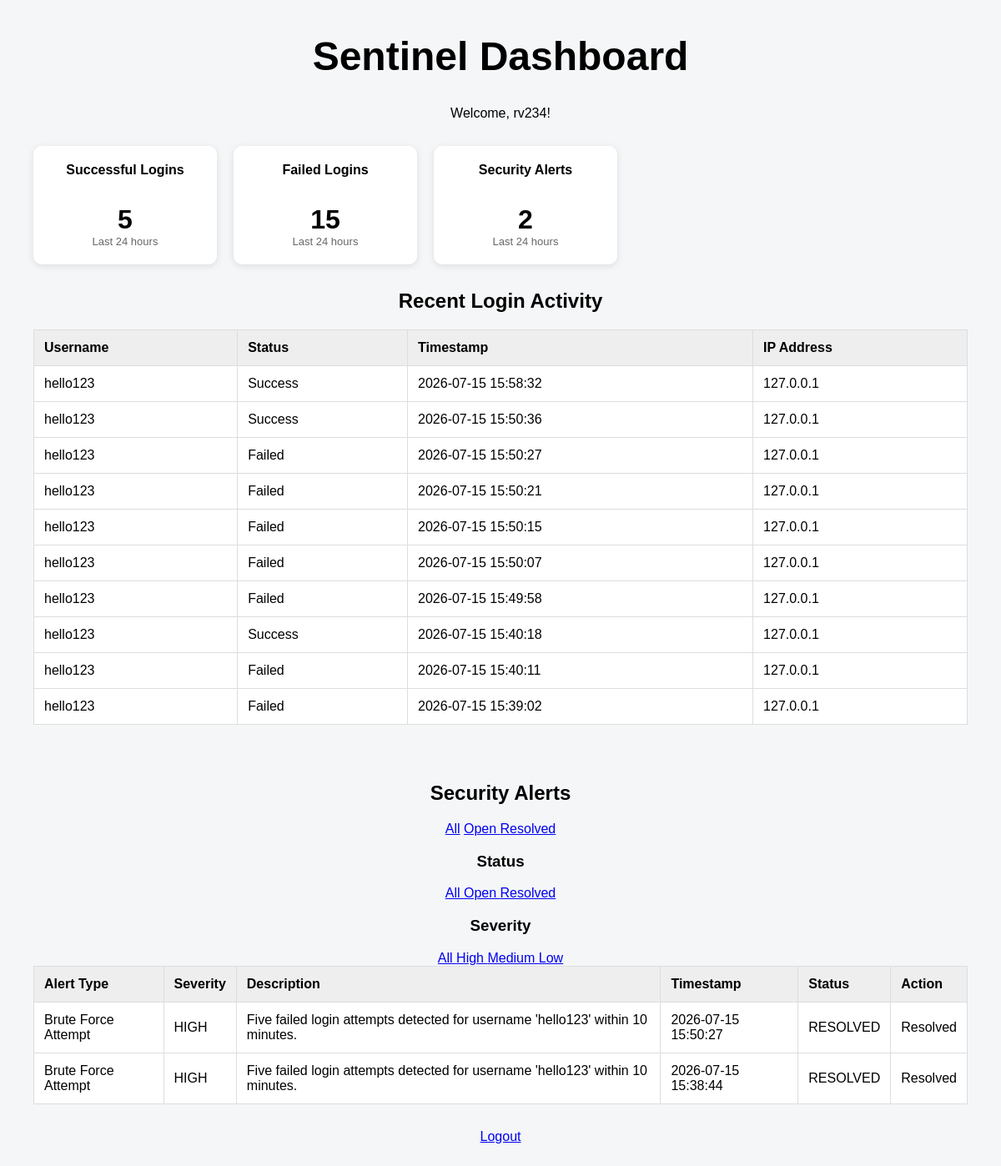
The page /dashboard (signed in) on the database as committed earlier.
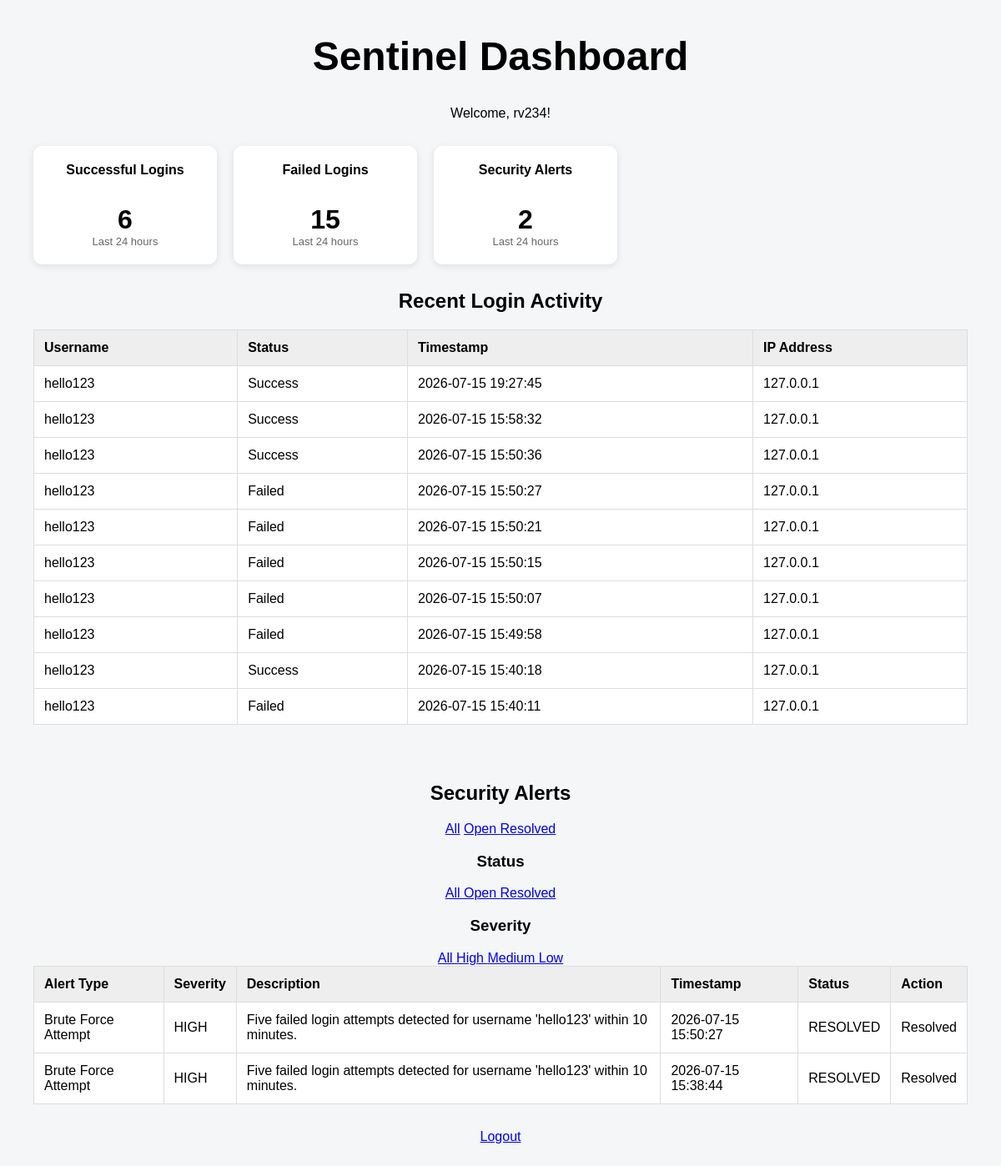
The same page on the database as committed later.
### tables this page shows
CREATE TABLE login_attempts (
            id INTEGER PRIMARY KEY AUTOINCREMENT,
            username TEXT NOT NULL,
            success INTEGER NOT NULL,
            timestamp DATETIME DEFAULT CURRENT_TIMESTAMP,
            ip_address TEXT NOT NULL
        );

CREATE TABLE security_alerts (
            id INTEGER PRIMARY KEY AUTOINCREMENT,
            alert_type TEXT NOT NULL,
            severity TEXT NOT NULL,
            description TEXT NOT NULL,
            timestamp DATETIME DEFAULT CURRENT_TIMESTAMP
        , status TEXT NOT NULL DEFAULT 'OPEN');

### app.py (the view)
@app.route("/dashboard")
def dashboard():
    if "user_id" not in session:
        return redirect(url_for("login"))
    status_filter = request.args.get("status")
    severity_filter = request.args.get("severity")
    if status_filter not in ["OPEN", "RESOLVED"]:
        status_filter = None
    if severity_filter not in ["HIGH", "MEDIUM", "LOW"]:
        severity_filter = None
    attempts = get_recent_login_attempts()
    alerts = get_recent_security_alerts(
        status=status_filter,
        severity=severity_filter
    )
    stats = get_dashboard_stats()
    return render_template(
        "dashboard.html",
        username=session["username"],
        attempts=attempts,
        alerts=alerts,
        stats=stats,
        status_filter=status_filter,
        severity_filter=severity_filter
    )

### database.py (called while the page is built)
def get_recent_login_attempts(limit=10):
    with sqlite3.connect("sentinel.db", timeout=10) as connection:
        cursor = connection.cursor()
        cursor.execute(
            """
            SELECT username, success, timestamp, ip_address
            FROM login_attempts
            ORDER BY timestamp DESC
            LIMIT ?
            """,
            (limit,)
        )
        attempts = cursor.fetchall()
        return attempts

def get_recent_security_alerts(limit=10, status=None, severity=None):
    with sqlite3.connect("sentinel.db", timeout=10) as connection:
        cursor = connection.cursor()
        query = """
            SELECT id, alert_type, severity, description, timestamp, status
            FROM security_alerts
            WHERE 1 = 1
        """
        parameters = []
        if status:
            query += " AND status = ?"
            parameters.append(status)
        if severity:
            query += " AND severity = ?"
            parameters.append(severity)
        query += " ORDER BY timestamp DESC LIMIT ?"
        parameters.append(limit)
        cursor.execute(query, parameters)
        return cursor.fetchall()

### templates/dashboard.html
<link rel="stylesheet" href="{{ url_for('static', filename='style.css') }}">
<body>
    <h1>Sentinel Dashboard</h1>
    <p>Welcome, {{ username }}!</p>
    <div class="stats-container">
        <div class="stat-card">
            <h3>Successful Logins</h3>
            <p>{{ stats["successful_logins"] }}</p>
            <span>Last 24 hours</span>
        </div>
        <div class="stat-card">
            <h3>Failed Logins</h3>
            <p>{{ stats["failed_logins"] }}</p>
            <span>Last 24 hours</span>
        </div>
        <div class="stat-card">
            <h3>Security Alerts</h3>
            <p>{{ stats["total_alerts"] }}</p>
            <span>Last 24 hours</span>
        </div>
    </div>
    <h2>Recent Login Activity</h2>
    <table border="1">
        <tr>
            <th>Username</th>
            <th>Status</th>
            <th>Timestamp</th>
            <th>IP Address</th>
        </tr>
        {% for attempt in attempts %}
        <tr>
            <td>{{ attempt[0] }}</td>
            <td>
                {% if attempt[1] == 1 %}
                    Success
                {% else %}
                    Failed
                {% endif %}
            </td>
            <td>{{ attempt[2] }}</td>
            <td>{{ attempt[3] }}</td>
        </tr>
        {% endfor %}
    </table>
    <br>
    <h2>Security Alerts</h2>
        <div class="filters">
            <a href="{{ url_for('dashboard') }}">All</a>
            <a href="{{ url_for('dashboard', status='OPEN') }}">
                Open
            </a>
            <a href="{{ url_for('dashboard', status='RESOLVED') }}">
                Resolved
            </a>
        </div>
        <div class="filters">
            <h3>Status</h3>
            <a href="{{ url_for('dashboard', severity=severity_filter) }}">
                All
            </a>
            <a href="{{ url_for('dashboard', status='OPEN', severity=severity_filter) }}">
                Open
            </a>
            <a href="{{ url_for('dashboard', status='RESOLVED', severity=severity_filter) }}">
                Resolved
            </a>
        </div>
        <div class="filters">
            <h3>Severity</h3>
            <a href="{{ url_for('dashboard', status=status_filter) }}">
                All
            </a>
            <a href="{{ url_for('dashboard', status=status_filter, severity='HIGH') }}">
                High
            </a>
            <a href="{{ url_for('dashboard', status=status_filter, severity='MEDIUM') }}">
                Medium
            </a>
            <a href="{{ url_for('dashboard', status=status_filter, severity='LOW') }}">
                Low
            </a>
        </div>
    <table>
        <tr>
            <th>Alert Type</th>
            <th>Severity</th>
            <th>Description</th>
            <th>Timestamp</th>
            <th>Status</th>
            <th>Action</th>
        </tr>
        {% for alert in alerts %}
        <tr>
            <td>{{ alert[1] }}</td>
            <td>{{ alert[2] }}</td>
            <td>{{ alert[3] }}</td>
            <td>{{ alert[4] }}</td>
            <td>{{ alert[5] }}</td>
            <td>
                {% if alert[5] == "OPEN" %}
                    <form
                        method="POST"
                        action="{{ url_for('resolve_alert', alert_id=alert[0]) }}"
                    >
                        <button type="submit">Resolve</button>
                    </form>
                {% else %}
                    Resolved
                {% endif %}
            </td>
        </tr>
        {% endfor %}
    </table>
    <a href="{{ url_for('logout') }}">Logout</a>
</body>

### static/style.css (style rules this page uses)
body { font-family: Arial, sans-serif; background:#f4f4f4; text-align:center; padding-top:100px; }
h1 { font-size:48px; }
body { font-family: Arial, sans-serif; background: #f4f6f8; margin: 0; padding: 40px; }
.stats-container { display: flex; gap: 20px; margin: 30px 0; }
.stat-card { background: white; padding: 20px; border-radius: 10px; min-width: 180px; box-shadow: 0 2px 8px rgba(0, 0, 0, 0.1); }
.stat-card h3 { margin-top: 0; font-size: 16px; }
.stat-card p { font-size: 32px; font-weight: bold; margin-bottom: 0; }
.stat-card span { font-size: 13px; color: #666; }
table { width: 100%; border-collapse: collapse; background: white; margin-bottom: 30px; }
th, td { padding: 12px; border: 1px solid #ddd; text-align: left; }
th { background: #eeeeee; }

Rows that differ between the two databases and show on the page:
no longer on this page (row unchanged): login_attempts: username "hello123", success "Failed", timestamp "2026-07-15 15:39:02", ip_address "127.0.0.1"
added login_attempts: username "hello123", success "Success", timestamp "2026-07-15 19:27:45", ip_address "127.0.0.1"
Other text that changed with them:
{{ stats["successful_logins"] }}: "5" → "6"
